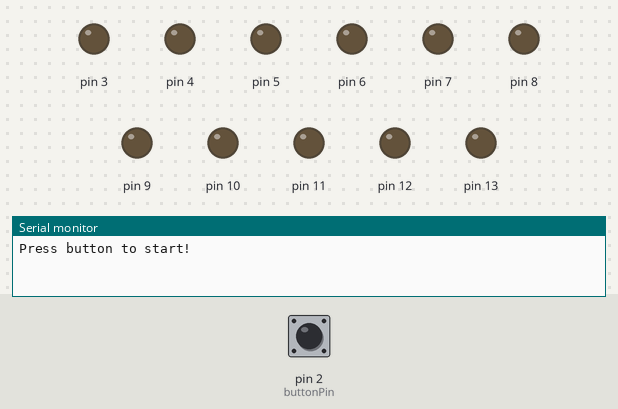
A sketch run on a simulated Arduino Uno, built with avr-gcc and run on an emulated ATmega328P. On the bench: output pins drawn as LEDs (lit = HIGH), the last lines printed to the serial monitor. Dashed ring = blinking. The test bench sets the inputs (shaded band); at power-on: pin 2 (buttonPin) HIGH. Random numbers use the default seed unless the sketch sets one.

Above: at 1.2 s.
1.3 s: pin 2 (buttonPin) pulled LOW for 3.2 s
At 2.4 s:
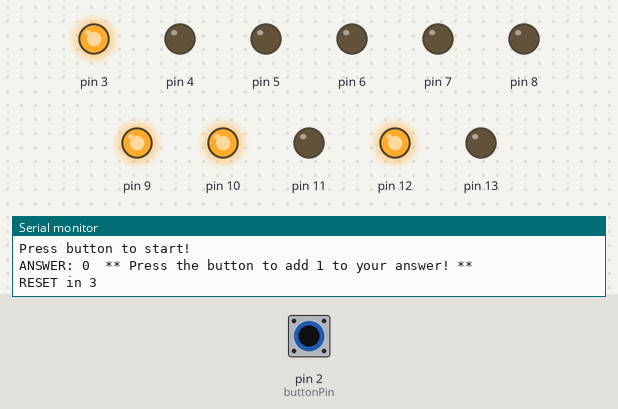
At 5.5 s:
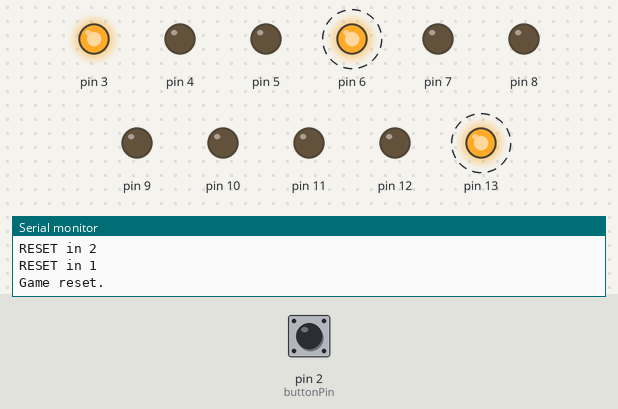
13.5 s: pin 2 (buttonPin) pulled LOW for 3.2 s
At 16.0 s:
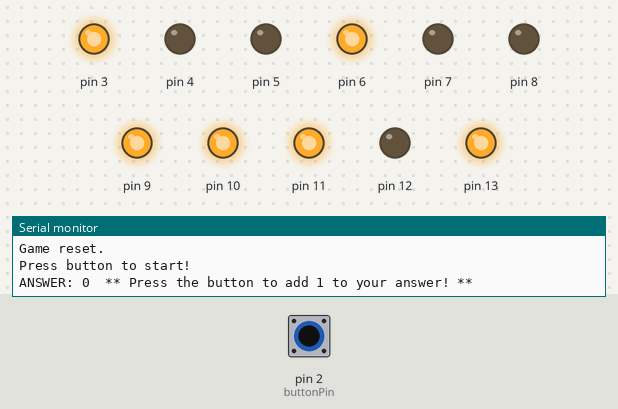
Timing chart, 0 to 25.7 s (numbered marks = the images above; inputs shaded):
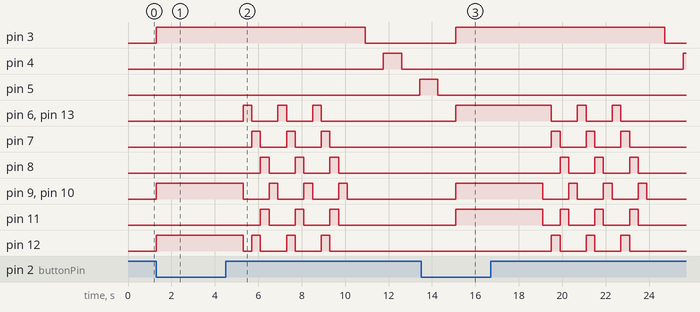

Measured:
- after the input at 1.3 s, pin 3: LOW → HIGH at once, → LOW 9.6 s later; pin 4: LOW → HIGH after 10.5 s, → LOW 0.83 s later
- after the input at 13.5 s, pin 3: LOW → HIGH after 1.6 s, → LOW 9.6 s later; pin 4: LOW → HIGH after 12.1 s

The sketch:

bit_math.ino
```cpp
int number1;
int number2;

int result_AND;
int result_OR;
int result_XOR;
int contadorrgb;
int result;
int tempo_inicial = 0;
int tempo_reset;

int lastButtonState = HIGH;
long lastDebounceTime = 0;
long debounceDelay = 50;

int buttonState;
int buttonPin = 2;

int valorpressionado = -2;

void setup() {
  Serial.begin(9600);

  // NUMBER 1
  pinMode(13, OUTPUT);
  pinMode(12, OUTPUT);
  pinMode(11, OUTPUT);
  pinMode(10, OUTPUT);

  // NUMBER 2
  pinMode(9, OUTPUT);
  pinMode(8, OUTPUT);
  pinMode(7, OUTPUT);
  pinMode(6, OUTPUT);

  // RGB
  pinMode(5, OUTPUT);
  pinMode(4, OUTPUT);
  pinMode(3, OUTPUT);

  // BUTTON
  pinMode(buttonPin, INPUT_PULLUP);
}

void loop() {
  if (valorpressionado == -2) {
    Serial.println("Press button to start!");
    valorpressionado = -1;
  }

  int reading = digitalRead(buttonPin);

  if (reading != lastButtonState) {
    lastDebounceTime = millis();
  }

  if ((millis() - lastDebounceTime) > debounceDelay) {
    if (buttonState != reading) buttonState = reading;
  }

  if (((millis() - tempo_inicial) == 3500) && (valorpressionado > -1))
    Serial.println("50% of the time has passed.");
  if ((millis() - tempo_inicial) == (0.75 * 7000) && (valorpressionado > -1))
    Serial.println("75% of the time has passed.");

  // Start:
  if (reading == LOW) {
    // Start game timer
    if (tempo_inicial == 0) {
      tempo_inicial = millis();
    }

    tempo_reset = millis();

    if (valorpressionado == -1) {
      // Generate random numbers
      int number1 = random(1, 16);
      int number2 = random(1, 16);

      // Logic operations
      int result_AND = (number2 & number1);
      int result_OR = (number2 | number1);
      int result_XOR = (number2 ^ number1);
      int contadorrgb = random(0, 3);
      int tempo_inicial = 0;

      // AND
      if (contadorrgb == 0) {
        digitalWrite(5, HIGH);
        result = result_AND;
      }
      // OR
      else if (contadorrgb == 1) {
        digitalWrite(4, HIGH);
        result = result_OR;
      }
      // XOR
      else if (contadorrgb == 2) {
        digitalWrite(3, HIGH);
        result = result_XOR;
      }

      // Display number2 on LEDs
      for (int digit = 0; digit < 4; digit++) {
        digitalWrite(10 + digit, (number2 >> digit) & 1);
      }

      // Display number1 on LEDs
      for (int digit = 0; digit < 4; digit++) {
        digitalWrite(6 + digit, (number1 >> digit) & 1);
      }
    }

    // User pressed button
    valorpressionado++;
    if (valorpressionado >= 0) {
      Serial.print("ANSWER: ");
      Serial.print(valorpressionado);
      Serial.println("  ** Press the button to add 1 to your answer! **");
      delay(100);
    }

    // Reset function
    while (reading == LOW) {
      reading = digitalRead(buttonPin);
      if (reading == HIGH) {
        tempo_reset = millis();
      }
      if (((millis() - tempo_reset) >= 1000) && ((millis() - tempo_reset) <= 1500)) {
        Serial.println("RESET in 3");
        delay(1000);
        Serial.println("RESET in 2");
        delay(1000);
        Serial.println("RESET in 1");
        delay(1000);
        result = 200;
      }
    }
  }

  // End of game
  if (result == 200) {
    Serial.println("Game reset.");

    // LED scanning
    int counter = 7;
    for (int count = 6; count <= 13; count++) {
      digitalWrite(count, LOW);
    }
    for (int count1 = 0; count1 <= 2; count1++) {
      for (int count = 6; count <= 9; count++) {
        digitalWrite(count, HIGH);
        digitalWrite(count + counter, HIGH);
        delay(400);
        digitalWrite(count + counter, LOW);
        digitalWrite(count, LOW);
        counter -= 2;
      }
      counter = 7;
    }

    // RGB blinking
    for (int count = 6; count <= 13; count++) {
      digitalWrite(count, LOW);
    }
    for (int countrgb = 3; countrgb <= 5; countrgb++) {
      digitalWrite(countrgb, HIGH);
      delay(5000 / 6);
      digitalWrite(countrgb, LOW);
      delay(5000 / 6);
    }

    valorpressionado = -2;
    result = 0;
  }

  if (((millis() - tempo_inicial) % 7000 == 0)) {

    // Victory mode
    if (valorpressionado == result) {
      Serial.println("You won the game!");
      for (int count1 = 0; count1 <= 4; count1++) {
        for (int count2 = 6; count2 <= 13; count2++) {
          digitalWrite(count2, LOW);
        }
        delay(500);
        for (int count2 = 6; count2 <= 13; count2++) {
          digitalWrite(count2, HIGH);
        }
        delay(500);
      }

      // LED scanning
      int counter = 7;
      for (int count = 6; count <= 13; count++) {
        digitalWrite(count, LOW);
      }
      for (int count1 = 0; count1 <= 2; count1++) {
        for (int count = 6; count <= 9; count++) {
          digitalWrite(count, HIGH);
          digitalWrite(count + counter, HIGH);
          delay(400);
          digitalWrite(count + counter, LOW);
          digitalWrite(count, LOW);
          counter -= 2;
        }
        counter = 7;
      }
      valorpressionado = -2;
    }

    // Defeat mode
    if ((valorpressionado != result) && ((millis() - tempo_inicial) % 7000 == 0) && (valorpressionado > -1)) {
      Serial.println("You lost the game.");
      Serial.print("Correct answer: ");
      Serial.println(result);

      // RGB blinking
      for (int count = 6; count <= 13; count++) {
        digitalWrite(count, LOW);
      }
      for (int countrgb = 3; countrgb <= 5; countrgb++) {
        digitalWrite(countrgb, HIGH);
        delay(5000 / 6);
        digitalWrite(countrgb, LOW);
        delay(5000 / 6);
      }

      // Reset timer
      valorpressionado = -2;
    }
  }

  if (valorpressionado == -1) {
    tempo_inicial = millis();
    tempo_reset = millis();
  }

  lastButtonState = reading;
}
```
